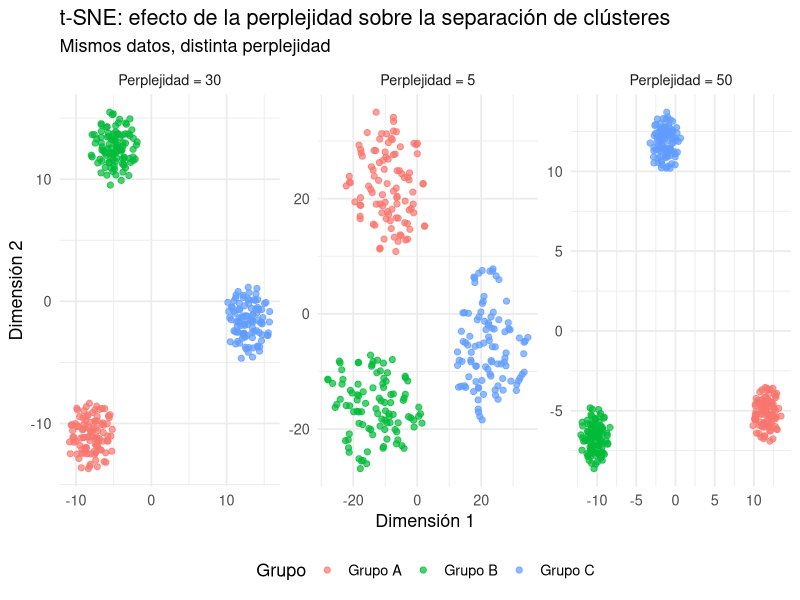

The R script that drew this image:
## ---- chunk 1
knitr::opts_chunk$set(echo = TRUE)
## ---- chunk 2
paquetes = c("Rtsne", "ggplot2")
nuevos = paquetes[!(paquetes %in% installed.packages()[, "Package"])]
if (length(nuevos)) install.packages(nuevos)

library(Rtsne)
library(ggplot2)
## ---- chunk 3
set.seed(123)
## ---- chunk 4
n_por_grupo = 100
n_variables = 50

grupo_a = matrix(rnorm(n_por_grupo * n_variables, mean = 0), 
                  nrow = n_por_grupo)
grupo_b = matrix(rnorm(n_por_grupo * n_variables, mean = 3), 
                  nrow = n_por_grupo)
grupo_c = matrix(rnorm(n_por_grupo * n_variables, mean = -3, sd = 2),
                  nrow = n_por_grupo)

datos = rbind(grupo_a, grupo_b, grupo_c)
etiquetas = factor(rep(c("Grupo A", "Grupo B", "Grupo C"), 
                        each = n_por_grupo))
## ---- chunk 5
duplicados = duplicated(datos)
if (any(duplicados)) {
  datos = datos[!duplicados, ]
  etiquetas = etiquetas[!duplicados]
}
## ---- chunk 6
datos_escalados = scale(datos)
## ---- chunk 7
perplejidades = c(5, 30, 50)

resultados = list()
for (p in perplejidades) {
  resultados[[as.character(p)]] = Rtsne(X = datos_escalados,
                                         dims = 2,
                                         perplexity = p,
                                         theta = 0.5, 
                                         pca = TRUE,                 
                                         pca_center = TRUE,
                                         pca_scale = FALSE,  
                                         check_duplicates = FALSE, 
                                         max_iter = 1000,
                                         verbose = TRUE)
}
## ---- chunk 8
construir_df = function(resultado, etiquetas, perplejidad) {
  data.frame(Dim1 = resultado$Y[, 1],
             Dim2 = resultado$Y[, 2],
             Grupo = etiquetas,
             Perplejidad = paste("Perplejidad =", perplejidad))
}

df_completo = do.call(rbind, lapply(names(resultados), function(p) {
  construir_df(resultados[[p]], etiquetas, p)
}))
## ---- chunk 9
ggplot(df_completo, aes(x = Dim1, y = Dim2, color = Grupo)) +
  geom_point(size = 1.8, alpha = 0.7) +
  facet_wrap(~ Perplejidad, scales = "free") +
  theme_minimal(base_size = 13) +
  labs(title = "t-SNE: efecto de la perplejidad sobre la separación de clústeres",
       subtitle = "Mismos datos, distinta perplejidad",
       x = "Dimensión 1", y = "Dimensión 2") +
  theme(legend.position = "bottom")
